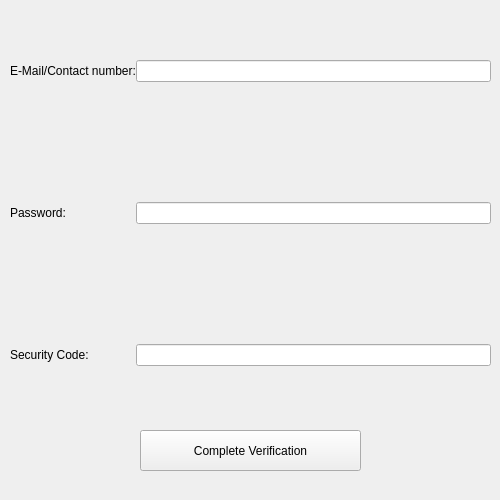
<?xml version="1.0" encoding="UTF-8"?>
<ui version="4.0">
 <class>Form</class>
 <widget class="QWidget" name="Form">
  <property name="geometry">
   <rect>
    <x>0</x>
    <y>0</y>
    <width>500</width>
    <height>500</height>
   </rect>
  </property>
  <property name="sizePolicy">
   <sizepolicy hsizetype="Fixed" vsizetype="Fixed">
    <horstretch>0</horstretch>
    <verstretch>0</verstretch>
   </sizepolicy>
  </property>
  <property name="minimumSize">
   <size>
    <width>500</width>
    <height>500</height>
   </size>
  </property>
  <property name="maximumSize">
   <size>
    <width>500</width>
    <height>500</height>
   </size>
  </property>
  <property name="windowTitle">
   <string>Form</string>
  </property>
  <property name="styleSheet">
   <string notr="true"/>
  </property>
  <widget class="QWidget" name="formLayoutWidget">
   <property name="geometry">
    <rect>
     <x>10</x>
     <y>10</y>
     <width>481</width>
     <height>401</height>
    </rect>
   </property>
   <layout class="QFormLayout" name="formLayout">
    <property name="horizontalSpacing">
     <number>0</number>
    </property>
    <property name="verticalSpacing">
     <number>120</number>
    </property>
    <property name="topMargin">
     <number>50</number>
    </property>
    <item row="0" column="0">
     <widget class="QLabel" name="label">
      <property name="text">
       <string>E-Mail/Contact number:</string>
      </property>
     </widget>
    </item>
    <item row="1" column="0">
     <widget class="QLabel" name="label_2">
      <property name="text">
       <string>Password:</string>
      </property>
     </widget>
    </item>
    <item row="0" column="1">
     <widget class="QLineEdit" name="Email_Or_Contact_text"/>
    </item>
    <item row="1" column="1">
     <widget class="QLineEdit" name="Password_text">
      <property name="echoMode">
       <enum>QLineEdit::Password</enum>
      </property>
     </widget>
    </item>
    <item row="2" column="0">
     <widget class="QLabel" name="label_3">
      <property name="text">
       <string>Security Code:</string>
      </property>
     </widget>
    </item>
    <item row="2" column="1">
     <widget class="QLineEdit" name="Security_code_text"/>
    </item>
   </layout>
  </widget>
  <widget class="QWidget" name="horizontalLayoutWidget">
   <property name="geometry">
    <rect>
     <x>140</x>
     <y>430</y>
     <width>221</width>
     <height>41</height>
    </rect>
   </property>
   <layout class="QHBoxLayout" name="horizontalLayout">
    <item>
     <widget class="QPushButton" name="Complete_Verification">
      <property name="sizePolicy">
       <sizepolicy hsizetype="Minimum" vsizetype="Preferred">
        <horstretch>0</horstretch>
        <verstretch>0</verstretch>
       </sizepolicy>
      </property>
      <property name="text">
       <string>Complete Verification</string>
      </property>
     </widget>
    </item>
   </layout>
  </widget>
 </widget>
 <resources/>
 <connections/>
</ui>
